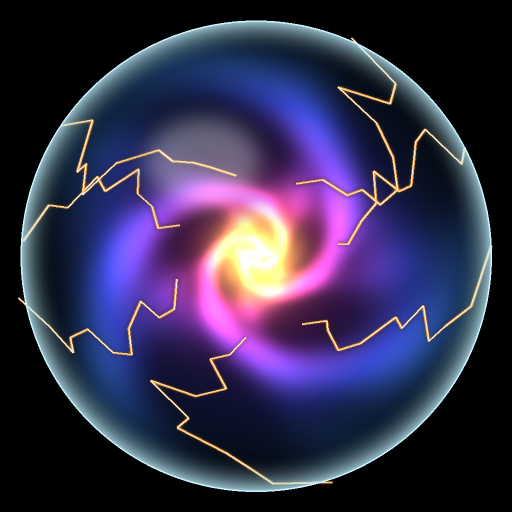
#> input picture apps/web/assets/orb-source.png, 1024 x 1024 px, found by its file name (shown at 1/2 size)
$ python render_interface_mockup.py
#> lines starting #> are read from the running program, lines starting #| are printed output that depends on the picture; after the words box and inside, x2 and y2 are one past the last pixel; in counts of white or black regions, pixels touching at a corner belong together
#!/usr/bin/env python3
"""Render a sample of the EBE ORB web interface, using the owner's orb image as the core."""
import os
from PIL import Image, ImageDraw, ImageFont, ImageFilter

W, H = 1600, 900
def F(p, s):
    try: return ImageFont.truetype(p, s)
    except Exception: return ImageFont.load_default()
MONO = "/usr/share/fonts/truetype/dejavu/DejaVuSansMono.ttf"
SANS = "/usr/share/fonts/truetype/dejavu/DejaVuSans.ttf"
CYAN=(90,220,255); ICE=(189,243,255); GOLD=(255,200,120); HUD=(159,208,230)

# background
import numpy as np
yy,xx=np.mgrid[0:H,0:W].astype(np.float32)
cx,cy=W*0.42,H*0.46
d=np.sqrt(((xx-cx)/(W*0.7))**2+((yy-cy)/(H*0.7))**2)
bg=np.zeros((H,W,3),np.float32)
for i,c in enumerate((12,28,50)): bg[...,i]=c*(0.4+0.6*np.clip(1-d,0,1))
img=Image.fromarray(np.clip(bg,0,255).astype(np.uint8),"RGB").convert("RGBA")

# orb (owner's image), circular mask, centered-left
src=None
for cand in ("apps/web/assets/orb-source.png","apps/web/assets/orb-reference.png"):
    if os.path.exists(cand): src=Image.open(cand).convert("RGB"); break
#> further down, src is the input picture: PIL image 1024x1024 RGB; mean R, G, B 53.2, 47.9, 79.2
D=540
if src:
    s=min(src.size); src=src.crop(((src.width-s)//2,(src.height-s)//2,(src.width+s)//2,(src.height+s)//2)).resize((D,D))
#> after `s = min(src.size)`: s = 1024
#> after `src = src.crop(((src.width - s) // 2, (src.height - s) // 2, (src.widt`:
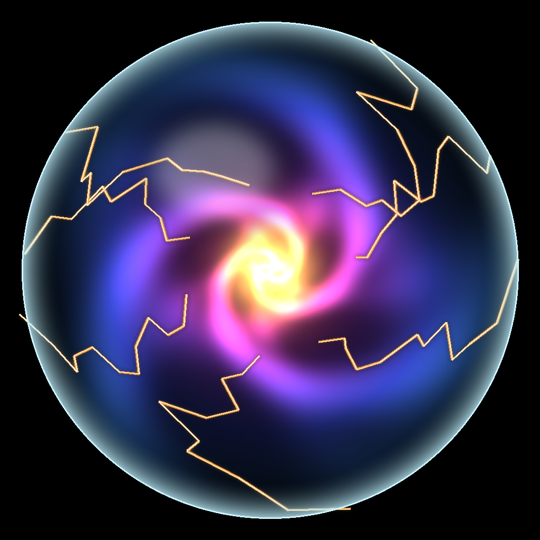
#> src: PIL image 540x540 RGB; mean R, G, B 53.2, 48, 79.2
else:
    src=Image.new("RGB",(D,D),(20,40,80))
mask=Image.new("L",(D,D),0); ImageDraw.Draw(mask).ellipse([0,0,D,D],fill=255)
#> after `mask = Image.new('L', (D, D), 0)`: mask: PIL image 540x540 L; every value is 0
#> after `ImageDraw.Draw(mask).ellipse([0, 0, D, D], fill=255)`:
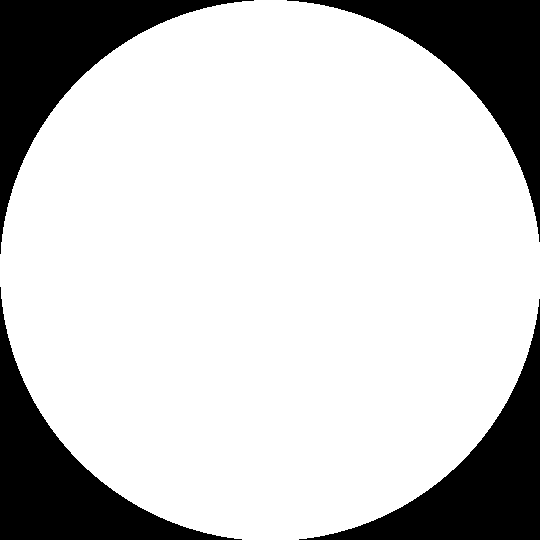
#> mask: PIL image 540x540 L; 78.8% white; 4 black regions, box (x1, y1, x2, y2) and area: (0, 0, 254, 254) 15723, (287, 0, 540, 242) 15469, (0, 287, 242, 540) 15469, (299, 299, 540, 540) 15216
ox,oy=int(cx-D/2),int(cy-D/2)
# glow
glow=Image.new("RGBA",(W,H),(0,0,0,0)); ImageDraw.Draw(glow).ellipse([ox-40,oy-40,ox+D+40,oy+D+40],fill=(60,150,230,120))
#> after `glow = Image.new('RGBA', (W, H), (0, 0, 0, 0))`: glow: PIL image 1600x900 RGBA; every value is 0
#> after `ImageDraw.Draw(glow).ellipse([ox - 40, oy - 40, ox + D + 40, oy + D + `:
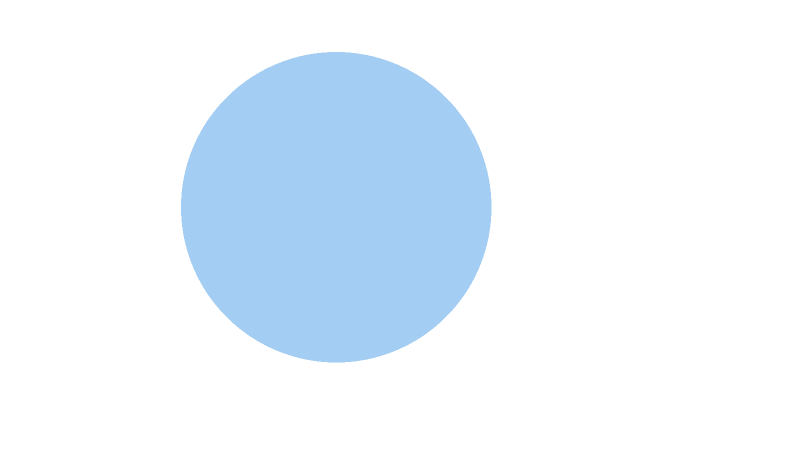
#> glow: PIL image 1600x900 RGBA (shown at 1/2 size); mean R, G, B, A 12.6, 31.5, 48.4, 25.2; transparent parts drawn white
img=Image.alpha_composite(img,glow.filter(ImageFilter.GaussianBlur(40)))
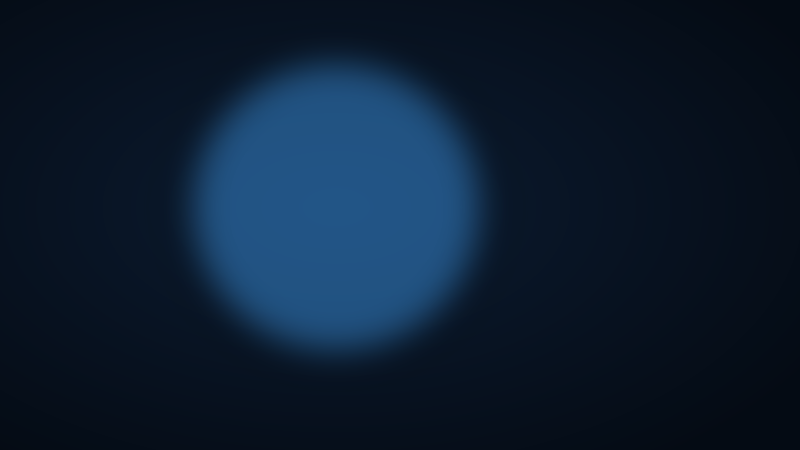
#> img: PIL image 1600x900 RGBA (shown at 1/2 size); mean R, G, B, A 11.7, 28.6, 48.2, 255
img.paste(src,(ox,oy),mask)
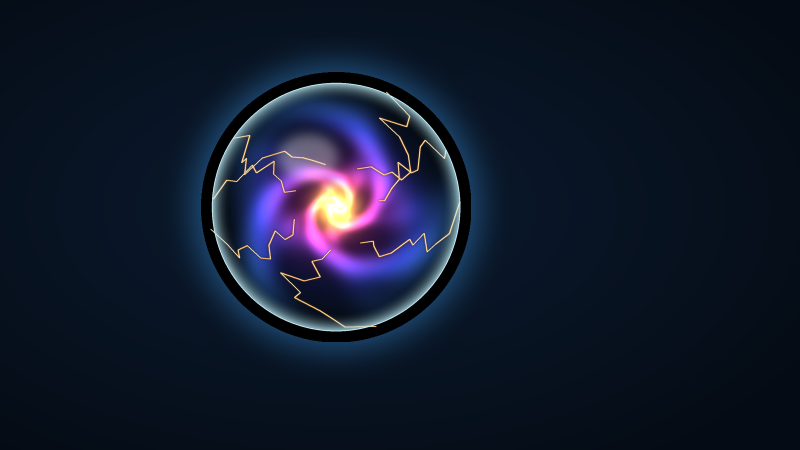
#> img: PIL image 1600x900 RGBA (shown at 1/2 size); mean R, G, B, A 17.3, 25.5, 44.1, 255
ImageDraw.Draw(img).ellipse([ox,oy,ox+D,oy+D],outline=(200,240,255,180),width=3)

dr=ImageDraw.Draw(img)
def spaced(s,n=1): return (" "*n).join(list(s))
def text(x,y,s,f,c,ls=0):
    if ls: s=spaced(s,ls)
    dr.text((x,y),s,font=f,fill=c)
def ctext(cxp,y,s,f,c,ls=0):
    if ls: s=spaced(s,ls)
    w=dr.textbbox((0,0),s,font=f)[2]; dr.text((cxp-w/2,y),s,font=f,fill=c)

# top-left HUD
text(40,40,"◢ ORB MASTER SYSTEM",F(MONO,18),(*CYAN,255),ls=1)
for i,s in enumerate(["STATE......... SPEAKING","RISK GATE..... ARMED (code)",
                      "CONFIRM-FIRST. ENABLED","CORE PULSE.... PEAK"]):
    text(40,74+i*24,s,F(MONO,14),(*HUD,230))

# council top-right
cl=["COUNCIL","> GPT-EXECUTIVE","> GPT-OPERATIONS","> GPT-RISK","> CLAUDE-EVALUATOR","> GEMINI-VISUAL","> ORB-FINALIZER"]
for i,s in enumerate(cl):
    f=F(MONO,18 if i==0 else 14); col=(*CYAN,255) if i==0 else (*HUD,220)
    w=dr.textbbox((0,0),s,font=f)[2]; dr.text((980-w,40+i*26),s,font=f,fill=col)  # right-align near panel
#> this loop made 7 passes
#> w on passes 1 to 7: 76, 126, 135, 85, 152, 126, 127

# five laws bottom-left
laws=["THE FIVE LAWS","1 risk-first","2 edge vs the world","3 forward-validate","4 recognise + remember","5 confirm-first, never chase"]
for i,s in enumerate(laws):
    f=F(MONO,18 if i==0 else 14); col=(*GOLD,220) if i==0 else (*HUD,200)
    text(40,H-250+i*30,s,f,col)

# speaking banner
ctext(cx,40,"▮ AUDIBLE OUTPUT ACTIVE  ·  CORE PULSE SYNC: PEAK ▮",F(MONO,15),(*GOLD,235),ls=1)
#> in ctext, `w = dr.textbbox((0, 0), s, font=f)[2]`: w = 912

# command bar
bx0,bx1,by=int(cx-330),int(cx+330),H-70
dr.rounded_rectangle([bx0,by,bx1,by+44],radius=22,fill=(10,28,46,200),outline=(*CYAN,110),width=1)
dr.text((bx0+18,by+13),"Ask EBE  —  what needs my attention today?",font=F(MONO,15),fill=(120,170,200,255))
for i,lbl in enumerate(["IMG","EAR","MIC"]):
    rx=bx1-250+i*64
    dr.rounded_rectangle([rx,by+7,rx+56,by+37],radius=14,outline=(*CYAN,150),width=1)
    ctext(rx+28,by+13,lbl,F(MONO,12),(*ICE,230))
dr.rounded_rectangle([bx1-58,by+7,bx1-2,by+37],radius=14,fill=(90,220,255,40),outline=(*CYAN,180),width=1)
ctext(bx1-30,by+13,"GO",F(MONO,12),(*ICE,255))

# right APPROVALS panel
px=W-330
dr.rectangle([px,0,W,H],fill=(7,16,28,235)); dr.line([px,0,px,H],fill=(*CYAN,90),width=1)
text(px+20,24,"◢ ORB CONTROL",F(MONO,16),(*CYAN,255),ls=1)
for i,(t,sel) in enumerate([("APPROVALS",True),("BRIEFING",False),("ACTIVITY",False)]):
    tx=px+20+i*98
    dr.rounded_rectangle([tx,58,tx+90,86],radius=8,fill=(90,220,255,40) if sel else (0,0,0,0),outline=(*CYAN,90),width=1)
    ctext(tx+45,64,t,F(MONO,11),(*ICE,255) if sel else (*HUD,200))
#> this loop made 3 passes
#> w in ctext on passes 1 to 3: 60, 53, 53
cards=[("Best-seller stocks out in 6 days","HIGH","approve","amazon_seller"),
       ("Vendor invoice due in 2 days","MEDIUM","approve","gmail"),
       ("Nightly venue summary ready","LOW","auto","ebe_venue_os")]
cyp=104
for title,risk,st,conn in cards:
    dr.rounded_rectangle([px+16,cyp,W-16,cyp+118],radius=10,fill=(10,24,40,200),outline=(*CYAN,60),width=1)
    # wrap title
    words=title.split(); line=""; ty=cyp+12
    for wd in words:
        if dr.textbbox((0,0),line+" "+wd,font=F(SANS,15))[2]>W-px-50:
            dr.text((px+28,ty),line.strip(),font=F(SANS,15),fill=(*ICE,255)); ty+=22; line=wd
        else: line+=" "+wd
    dr.text((px+28,ty),line.strip(),font=F(SANS,15),fill=(*ICE,255))
    rc={"HIGH":(255,150,150),"MEDIUM":GOLD,"LOW":CYAN}[risk]
    dr.rounded_rectangle([px+28,cyp+62,px+92,cyp+82],radius=5,outline=(*rc,200),width=1); ctext(px+60,cyp+65,risk,F(MONO,11),(*rc,230))
    sc=(127,230,161) if st=="auto" else GOLD
    dr.rounded_rectangle([px+100,cyp+62,px+168,cyp+82],radius=5,outline=(*sc,200),width=1); ctext(px+134,cyp+65,st,F(MONO,11),(*sc,230))
    if st=="approve":
        dr.rounded_rectangle([px+28,cyp+90,px+150,cyp+112],radius=7,fill=(127,230,161,30),outline=(127,230,161,150),width=1); ctext(px+89,cyp+94,"APPROVE",F(MONO,11),(*ICE,255))
        dr.rounded_rectangle([px+158,cyp+90,W-28,cyp+112],radius=7,fill=(255,120,120,25),outline=(255,120,120,150),width=1); ctext((px+158+W-28)//2,cyp+94,"REJECT",F(MONO,11),(255,180,180,255))
    else:
        dr.rounded_rectangle([px+28,cyp+90,W-28,cyp+112],radius=7,fill=(90,220,255,30),outline=(*CYAN,150),width=1); ctext((px+28+W-28)//2,cyp+94,"EXECUTE (dry-run)",F(MONO,11),(*ICE,255))
    cyp+=132
#> this loop made 3 passes
#> after the loop, cyp = 500

out="/home/user/EBE-ORB/apps/web/assets/interface-sample.png"
img.convert("RGB").save(out)
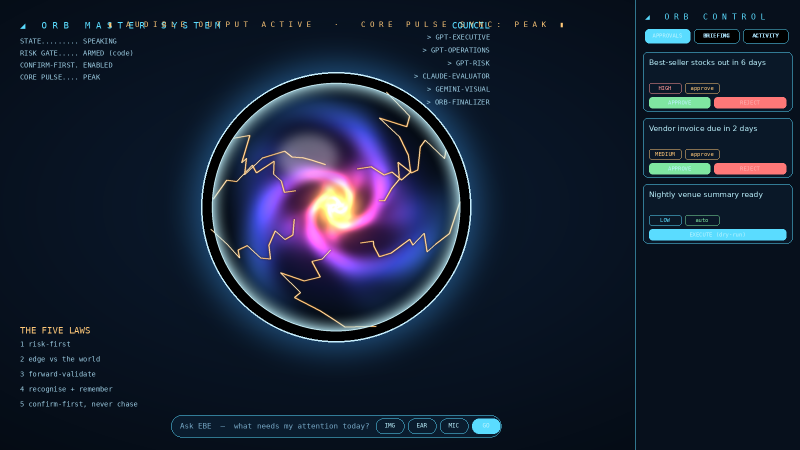
#> saved as interface-sample.png: PIL image 1600x900 RGB (shown at 1/2 size); mean R, G, B 22.5, 32.8, 51.6
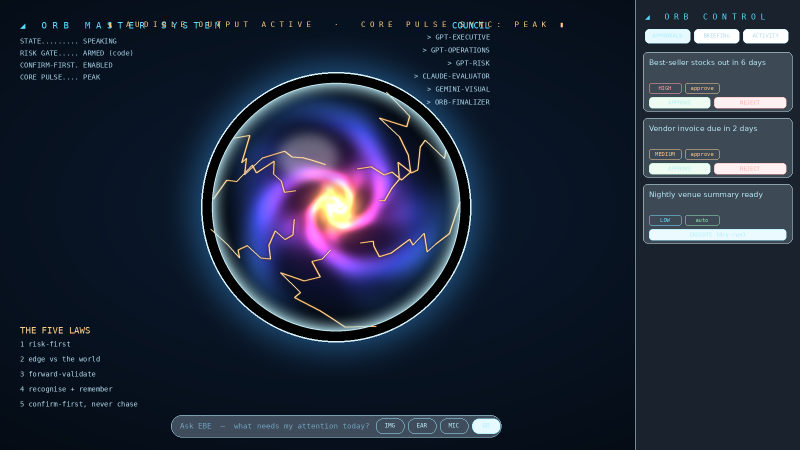
#> img: PIL image 1600x900 RGBA (shown at 1/2 size); mean R, G, B, A 22.5, 32.8, 51.6, 243.2; transparent parts drawn white
print("wrote",out)

$ run again, with apps/web/assets/orb-core.png copied over apps/web/assets/orb-source.png
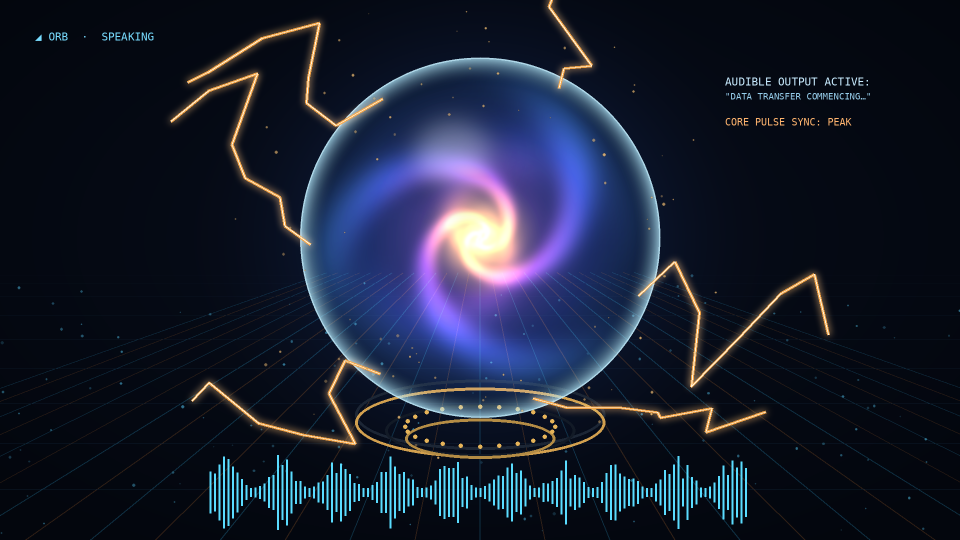
#> input picture apps/web/assets/orb-core.png, 1920 x 1080 px, found by its file name (shown at 1/2 size)
#> src is the input picture: PIL image 1920x1080 RGB; mean R, G, B 24.8, 31.3, 49.3
#> `src = src.crop(((src.width - s) // 2, (src.height - s) // 2, (src.widt`:
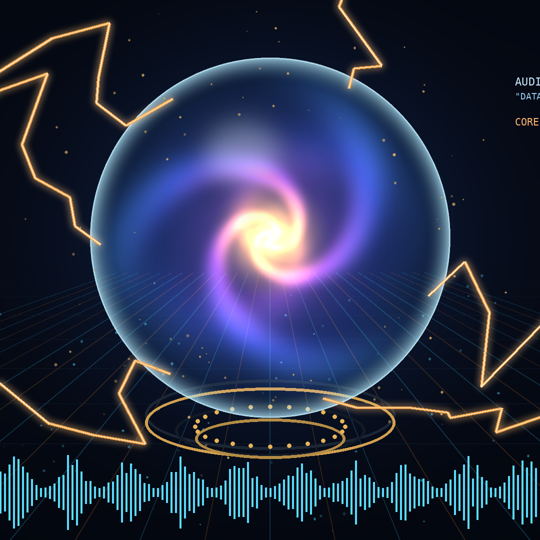
#> src: PIL image 540x540 RGB; mean R, G, B 39.1, 47.6, 72.6
#> mask: PIL image 540x540 L; every value is 0
#> mask: PIL image 540x540 L; 78.8% white; 4 black regions, box (x1, y1, x2, y2) and area: (0, 0, 254, 254) 15723, (287, 0, 540, 242) 15469, (0, 287, 242, 540) 15469, (299, 299, 540, 540) 15216
#> glow: PIL image 1600x900 RGBA; every value is 0
#> the loop `for i,s in enumerate(cl):` made 7 passes
#> w on passes 1 to 7: 76, 126, 135, 85, 152, 126, 127
#> in ctext, `w = dr.textbbox((0, 0), s, font=f)[2]`: w = 912
#> the loop `for i,(t,sel) in enumerate([("APPROVALS",True),("BRIEFING",False),("AC..` made 3 passes
#> w in ctext on passes 1 to 3: 60, 53, 53
#> the loop `for title,risk,st,conn in cards:` made 3 passes
#> after the loop `for title,risk,st,conn in cards:`: cyp = 500
#> `img.convert("RGB").save(out)`:
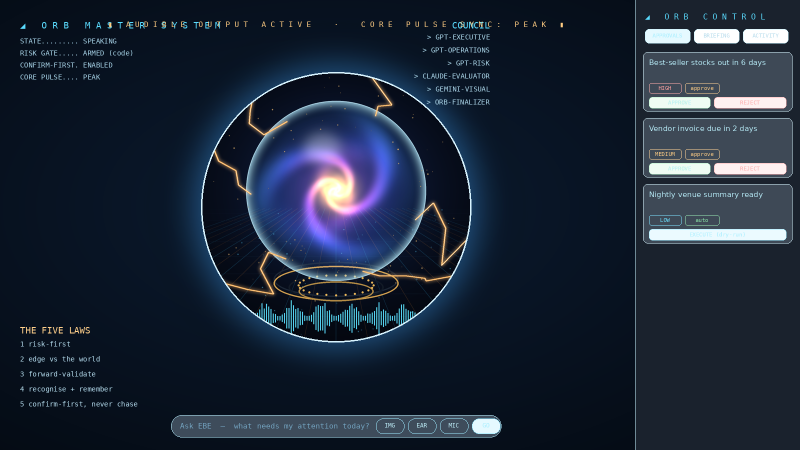
#> img: PIL image 1600x900 RGBA (shown at 1/2 size); mean R, G, B, A 18.8, 31.4, 48.5, 243.2; transparent parts drawn white
